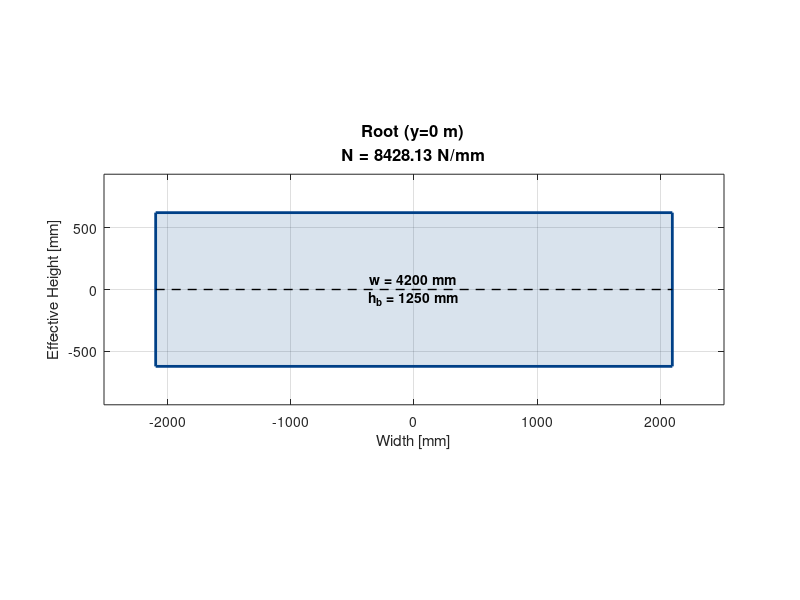
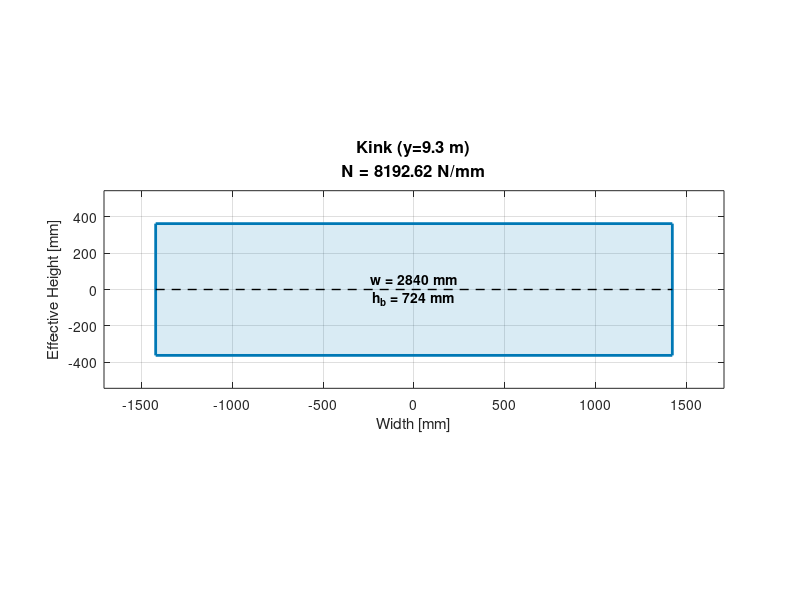
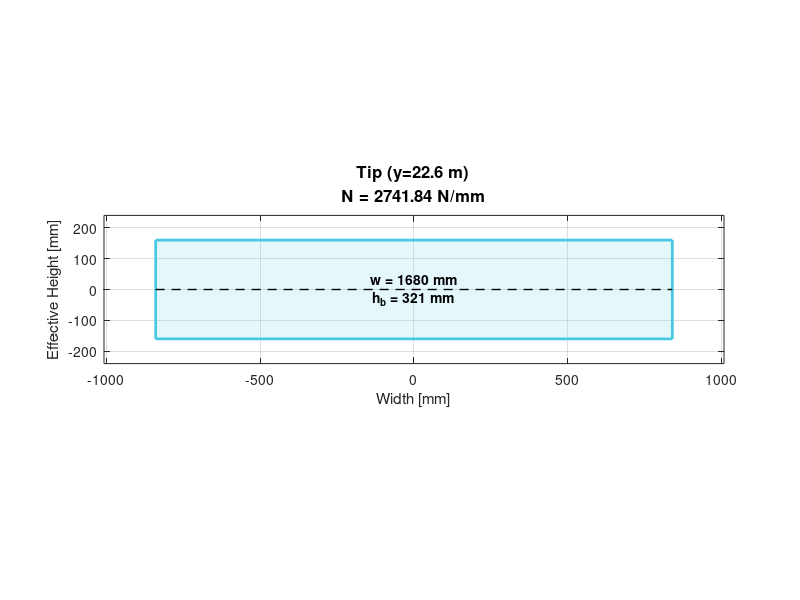

Here is the MATLAB script that generated these plots, in order: (Note: this script raises an error after producing the figures.)
%% PROJECT II — SIAS | AIRBUS A330-200
%  Group 8.-
%  Mario Barrantes Mellado (100471762)
%  Juan Carlos López González (100446013)
%  Gonzalo Moreno Martínez (100428612)
%  Alejandra Mei Sangrador Cano (100472588)
%  Víctor Trueba Tamayo (100450919)

clc; clear; close all;

%%%% comments in functions %%%
% The work was divided among the members of the group, 
% so all funcitons are commented with its purpose, inputs and outputs
% so that the rest of the group could easily understand them
% even if they hadn't been working on them.

%% TASK 1 %%

%%%  TASK 1-I - DATA FROM OPTIMAL WING BOX (Project I)
fprintf('==== TASK 1-I — PROJECT I DATA (A330-200) ====\n');
fprintf('_____________________________________________________\n');
% optimal spar configuration (Table 5 & Page 12, Project I Report)
FS = 0.25;   % Front spar (25% chord)
MS = 0.47;   % Mid spar (47% chord)
RS = 0.65;   % Rear spar (65% chord)
Total_mass_proj1 = 10370; % [kg] — Lightest configuration from Group 8
fprintf('Optimal spar configuration:\n');
fprintf('  Front Spar = %.2fc | Mid Spar = %.2fc | Rear Spar = %.2fc\n', FS, MS, RS);
fprintf('  Total Mass Project I = %.0f kg\n\n', Total_mass_proj1);
% spanwise positions of the sections
y_sec = [0, 9300, 22610];          % [mm] Root / Kink / Tip
% chord geometry at each section 
c_sec = [10500, 7100, 4200];       % [mm] Local chords
% airfoil and relative thickness (NACA 00XX series) 
tc_ratio = [0.14, 0.12, 0.09];     % t/c ratio from report
% maximum airfoil thickness: d = (t/c) * c 
d_sec = tc_ratio .* c_sec;         % [mm]
% wing box width: w = (RS - FS) * c 
% effective width for the upper panel calculation
w_sec = (RS - FS) .* c_sec;        % [mm] (0.4 * c)
% ACTUAL LOADS FROM PROJECT I (LoadsDiederich nz=2.5) 
% Based on Group 8 Bending Moment Diagram (Page 14 & MATLAB output)
M_sec = [4.423e10, 1.685e10, 0.148e10]; % [N·mm] - Corrected values
V_sec = [2.48e6,   1.15e6,   0.28e6];   % [N] - Corrected values
% summary Table Task 1-I
fprintf('%-25s %12s %12s %12s %6s\n', 'Parameter', 'Sec1 Root','Sec2 Kink','Sec3 Tip','Unit');
fprintf('%s\n', repmat('-',1,70));
fprintf('%-25s %12.0f %12.0f %12.0f %6s\n', 'y [mm]',         y_sec,   'mm');
fprintf('%-25s %12.0f %12.0f %12.0f %6s\n', 'Chord c [mm]',   c_sec,   'mm');
fprintf('%-25s %12.2f %12.2f %12.2f %6s\n', 't/c [-]',        tc_ratio, '-');
fprintf('%-25s %12.2f %12.2f %12.2f %6s\n', 'd (max thick) [mm]', d_sec,   'mm');
fprintf('%-25s %12.2f %12.2f %12.2f %6s\n', 'w (box width) [mm]',  w_sec,   'mm');
fprintf('%-25s %12.4e %12.4e %12.4e %6s\n', 'M(y) [N·mm]',    M_sec,   'N·mm');
fprintf('%-25s %12.4e %12.4e %12.4e %6s\n', 'V(y) [N]',       V_sec,   'N');
fprintf('\n');


%%%  TASK 1-II — RECTANGULAR WING BOX SIMPLIFICATION
fprintf('==== TASK 1-II — RECTANGULAR SIMPLIFICATION ====\n');
fprintf('_____________________________________________________\n');
% equivalent wing box height (h_b = 0.85 * d)
h_b = 0.85 .* d_sec;                % [mm]
% initial CG position (assume 0 for Task 1-II)
z_CG_0 = zeros(1,3);                
% effective wing box height (b_W = h_b - 2*z_CG)
b_W = h_b - 2 .* z_CG_0;           
% axial load per unit width: N = M / (w * b_W) [N/mm]
% this is the critical input for stringer/skin stability analysis
N_sec = M_sec ./ (w_sec .* b_W);   
% summary Table Task 1-II
fprintf('%-30s %12s %12s %12s %8s\n', 'Parameter','Sec1 Root','Sec2 Kink','Sec3 Tip','Unit');
fprintf('%s\n', repmat('-',1,78));
fprintf('%-30s %12.2f %12.2f %12.2f %8s\n', 'h_b = 0.85*d [mm]',          h_b,    'mm');
fprintf('%-30s %12.2f %12.2f %12.2f %8s\n', 'w (box width) [mm]',        w_sec,  'mm');
fprintf('%-30s %12.4f %12.4f %12.4f %8s\n', 'N = M/(w*b_W) [N/mm]',       N_sec,  'N/mm');
fprintf('\n');

%%% OUTPUT STRUCTURE 
% data package for the rest of the project
input_ProjectII.y_sec    = y_sec;
input_ProjectII.c_sec    = c_sec;
input_ProjectII.d_sec    = d_sec;
input_ProjectII.w_sec    = w_sec;
input_ProjectII.h_b      = h_b;
input_ProjectII.b_W      = b_W;
input_ProjectII.z_CG_0   = z_CG_0;
input_ProjectII.N_sec    = N_sec;
input_ProjectII.M_sec    = M_sec;
input_ProjectII.V_sec    = V_sec;
input_ProjectII.L_rib    = 720;     % [mm] A330 Rib Spacing reference
input_ProjectII.FS       = FS;
input_ProjectII.RS       = RS;
% material properties (Al 7075-T6 for upper panel)
input_ProjectII.mat.name  = 'Al 7075-T6';
input_ProjectII.mat.E     = 71700;   % [MPa]
input_ProjectII.mat.sigma_y = 503;   % [MPa]
input_ProjectII.mat.rho   = 2810;    % [kg/m^3]
input_ProjectII.mat.n_ro  = 18;      % Ramberg-Osgood coefficient
save('input_ProjectII.mat', 'input_ProjectII');


sec_names = {'Root (y=0 m)', 'Kink (y=9.3 m)', 'Tip (y=22.6 m)'};

colors = {[0, 0.25, 0.53], [0, 0.47, 0.71], [0.28, 0.79, 0.89]};
for i = 1:3
    figure('Name', ['Wing Box Geometry — ' sec_names{i}], 'NumberTitle', 'off');
    
    half_w = w_sec(i)/2;
    half_h = b_W(i)/2;
    
    % rectangular wingbox contour
    rect_x = [-half_w, half_w, half_w, -half_w, -half_w];
    rect_y = [-half_h, -half_h, half_h, half_h, -half_h];

    fill(rect_x, rect_y, colors{i}, 'FaceAlpha', 0.15, 'EdgeColor', colors{i}, 'LineWidth', 2);
    hold on;
    grid on;
    axis equal;
    
    plot([-half_w, half_w], [0, 0], '--k', 'LineWidth', 1);
    
    title_str = sprintf('%s\nN = %.2f N/mm', sec_names{i}, N_sec(i));
    title(title_str, 'FontSize', 12, 'FontWeight','bold');
    xlabel('Width [mm]'); ylabel('Effective Height [mm]');
    
    text(0, 0, sprintf('w = %.0f mm\nh_b = %.0f mm', w_sec(i), h_b(i)), 'HorizontalAlignment','center', 'VerticalAlignment','middle', 'FontWeight','bold');
    
    xlim([-half_w*1.2, half_w*1.2]);
    ylim([-half_h*1.5, half_h*1.5]);
end

%%% TASK 1-III — material selection and ramberg-osgood curves

% material properties
% ti-6al-4v range values: intermediate = mean of the two bounds
[mat] = materialproperties;

% add materials to input file
input_ProjectII.materials = mat;
save('input_ProjectII.mat', 'input_ProjectII');

% print material properties table
n_mat = numel(mat);
props   = {'sigma_tu','sigma_ty','sigma_cy','sigma_p','sigma07','n','E','nu','gamma'};
ulabels = {'MPa','MPa','MPa','MPa','MPa','-','MPa','-','kg/m3'};

fprintf('%-20s', 'property');
for m = 1:n_mat
    fprintf('%26s', mat(m).name);
end
fprintf('\n%s\n', repmat('-', 1, 20 + 26*n_mat));
for p = 1:numel(props)
    fprintf('%-20s', [props{p} ' [' ulabels{p} ']']);
    for m = 1:n_mat
        fprintf('%26.2f', mat(m).(props{p}));
    end
    fprintf('\n');
end
fprintf('\n');

% Ramberg-Osgood curves - updated sigma range to show more plastic strain
sigma_range = {linspace(1, 440, 600), ... % mat 1: al 2024-t3 bare
               linspace(1, 410, 600), ... % mat 2: al 2024-t3 clad
               linspace(1, 390, 600), ... % mat 3: al 2024-t3 extr
               linspace(1, 505, 600), ... % mat 4: al 7050-t7451
               linspace(1, 515, 600), ... % mat 5: al 2090-t83
               linspace(1, 535, 600), ... % mat 6: al 7075-t6 bare (main)
               linspace(1, 515, 600), ... % mat 7: al 7075-t6 clad
               linspace(1, 465, 600), ... % mat 8: al 7075-t73
               linspace(1, 950, 600), ... % mat 9: ti-6al-4v extr
               linspace(1, 960, 600)};    % mat 10: ti-6al-4v sheet

colors_ro = {[0.12 0.47 0.71], [0.20 0.63 0.17], [0.89 0.10 0.11], ...
             [1.00 0.50 0.05], [0.42 0.24 0.60], [0 0.25 0.53],    ...
             [0.65 0.81 0.89], [0.70 0.87 0.54], [0.95 0.63 0.13], ...
             [0.60 0.40 0.12]};

figure('Name', 'Ramberg-Osgood — stress vs strain', 'NumberTitle', 'off');
hold on; grid on;
for m = 1:n_mat
    sig = sigma_range{m};
    [~, ~, ~, ~, eps] = ramberg_osgood(sig, mat(m));
    
    % check if it is our chosen material (Material 6)
    if m == 6
        lw = 3.5;       % extra thick
        col = [0 0 0];  % pure black
    else
        lw = 1.2;       % thinner for the rest
        col = colors_ro{m};
    end
    
    plot(eps * 1e3, sig, 'Color', col, 'LineWidth', lw);
end
xlabel('strain \epsilon [x10^{-3}]');
ylabel('\sigma [MPa]');
title('Ramberg-Osgood stress-strain curves (Selected: Al 7075-T6 in Black)');
legend({mat.name}, 'Location', 'best', 'FontSize', 7);
xlim([0, 500]);

figure('Name', 'Plasticity correction factors', 'NumberTitle', 'off');
% subplot eta
subplot(1,2,1); hold on; grid on;
for m = 1:n_mat
    sig = sigma_range{m};
    [~, ~, eta, ~, ~] = ramberg_osgood(sig, mat(m));
    
    if m == 6
        lw = 3.5; col = [0 0 0];
    else
        lw = 1.2; col = colors_ro{m};
    end
    
    plot(sig, eta, 'Color', col, 'LineWidth', lw);
end
xlabel('\sigma [MPa]'); ylabel('\eta = E_s/E [-]');
title('plate buckling correction \eta');
legend({mat.name}, 'Location', 'southwest', 'FontSize', 7);
ylim([0 1.05]);

% subplot tau
subplot(1,2,2); hold on; grid on;
for m = 1:n_mat
    sig = sigma_range{m};
    [~, ~, ~, tau_bar, ~] = ramberg_osgood(sig, mat(m));
    
    if m == 6
        lw = 3.5; col = [0 0 0];
    else
        lw = 1.2; col = colors_ro{m};
    end
    
    plot(sig, tau_bar, 'Color', col, 'LineWidth', lw);
end
xlabel('\sigma [MPa]'); ylabel('\tau = sqrt(E_t*E_s)/E [-]');
title('column buckling correction tau');
legend({mat.name}, 'Location', 'southwest', 'FontSize', 7);
ylim([0 1.05]);

fprintf('The selected material for the upper panel is: %s\n', mat(6).name);

%%% Properties of Material 6 (Al 7075-T6 bare sheet)
% 1. Loads & Geometry [mm]-> [m]
M  = M_sec * 1e-3;                  % [N*mm] [N*m]
w  = w_sec * 1e-3;                  % [mm] a [m]
hb = h_b * 1e-3;                    % [mm] a [m]
L  = input_ProjectII.L_rib * 1e-3;  % [mm] a [m] (0.720 m)
str = {'Root', 'Kink', 'Tip'};      % Sections to be plotted

%%% Panels thicknesses
t_panels_R = [0.0200, 0.0230, 0.0210, 0.0240, 0.0220, 0.0200, 0.0230, 0.0210, 0.0250, 0.0220, 0.0210];
t_R = mean(t_panels_R);

t_panels_K = [0.0110, 0.0130, 0.0100, 0.0120, 0.0140, 0.0110, 0.0120, 0.0130, 0.0100, 0.0140, 0.0120];
t_K = mean(t_panels_K);

t_panels_075 = [0.0040, 0.0050, 0.0060, 0.0050, 0.0040, 0.0050, 0.0060, 0.0050, 0.0040, 0.0060, 0.0050];
t_075 = mean(t_panels_075);

t = [t_R, t_K, t_075]; % Final thickness vector in meters

%%% MATERIAL SELECTION
optmat = 6; % Al 7075-T6 bare sheet
[name, sigma_tu, sigma_ty, sigma_cy, sigma_p, sigma_07, n, E, E_c, nu, gamma] = chooseMaterial(mat, optmat);

%% TASK 2

%%% Z-Stringer
% Data
alpha = 0.9535; % Condition to maximize stress.
d2_h = 0.3;
K0 = 3.62; % Same for both stringers
tol = [0.1,0.1,0.1]; % Tolerance
L = 0.6; % [m] Rib spacing

% Tables
As_bt = 1.5;
ts_t = 0.95; % These two values are obtained from the graph of the alpha lines

% Computation
h_b = (As_bt)/(ts_t*(1+2*d2_h)); % h/b = 0.98 
ts = t*0.95;

[sigma_section, mass_section, b_section,N_section, ts_section, ZCG_section] = optimize_Z_panel(M, w, t, str, L, alpha, As_bt, ts_t, d2_h, tol, E, n, sigma_07, gamma, hb, h_b, K0);

%%% I-Stringers
% Data
alpha2 = 0.81;

% Table
As_bt2 = 1.5;
ts2_t = 2.3;

% Computation
h_b2 = (As_bt2)/ts2_t; %h_b2 = 0.6521
ts2 = 2.3*t;

% [sigma_section_I, mass_section_I, b_section_I, N_section_I, ts_section_I, ZCG_section_I] = optimize_I_panel(M, w, t, str, L, alpha2, As_bt, ts_t, tol, E, n, sigma_07, gamma, hb, h_b2,K0);
[sigma_section_I, mass_section_I, b_section_I, N_section_I, ts_section_I, ZCG_section_I] = optimize_I_panel(M, w, t, str, L, alpha2, As_bt2, ts2_t, tol, E, n, sigma_07, gamma, hb, h_b2,K0);


%%% TASK 2 RESULTS %%%

% Table for Z-Stringers
fprintf('\n----- Task 2: Z-Stringer Results -----\n');
fprintf('Section\t\tSigma_opt [MPa]\tMass [kg/m]\tb [mm]\tN [N/m]\tts [mm]\tZCG [mm]\n');
for i = 1:3
    fprintf('%s\t\t%.2f\t\t%.3f\t\t%.2f\t%.2f\t%.2f\t%.2f\n', ...
        str{i}, sigma_section(i)/1e6, mass_section(i), b_section(i)*1000, ...
        N_section(i), ts_section(i)*1000, ZCG_section(i)*1000);
end

% Table for I-Stringers
fprintf('\n----- Task 2: I-Stringer Results -----\n');
fprintf('Section\t\tSigma_opt [MPa]\tMass [kg/m]\tb [mm]\tN [N/m]\tts [mm]\tZCG [mm]\n');
for i = 1:3
    fprintf('%s\t\t%.2f\t\t%.3f\t\t%.2f\t%.2f\t%.2f\t%.2f\n', ...
        str{i}, sigma_section_I(i)/1e6, mass_section_I(i), b_section_I(i)*1000, ...
        N_section_I(i), ts_section_I(i)*1000, ZCG_section_I(i)*1000);
end

%% Task 3
b_fixed_Z = mean(b_section); 
b_fixed_I = mean(b_section_I);

[sigma_section_b_const, mass_section_b_const, b_section_b_const, N_section_b_const, ts_section_b_const, ZCG_section_b_const] = optimize_Z_panel_constant_b(M, w, t, str, L, b_fixed_Z, tol, E, n, sigma_07, gamma, hb, K0);

[sigma_section_I_b_const, mass_section_I_b_const, b_section_I_b_const, N_section_I_b_const, ts_section_I_b_const, ZCG_section_I_b_const] = optimize_I_panel_constant_b(M, w, t, str, L, b_fixed_I, tol, E, n, sigma_07, gamma, hb,K0);

% Task 3 Results
fprintf('\n----- Task 3: Z-Stringer Results (Constant b = %.1f m) -----\n', b_fixed_Z);
fprintf('Section\t\tSigma_opt [MPa]\tMass [kg/m]\tb [mm]\tN [N/m]\tts [mm]\tZCG [mm]\n');
for i = 1:3
    fprintf('%s\t\t%.2f\t\t%.3f\t\t%.2f\t%.2f\t%.2f\t%.2f\n', ...
        str{i}, sigma_section_b_const(i)/1e6, mass_section_b_const(i), b_section_b_const(i)*1000, ...
        N_section_b_const(i), ts_section_b_const(i)*1000, ZCG_section_b_const(i)*1000);
end

fprintf('\n----- Task 3: I-Stringer Results (Constant b = %.1f m) -----\n', b_fixed_I);
fprintf('Section\t\tSigma_opt [MPa]\tMass [kg/m]\tb [mm]\tN [N/m]\tts [mm]\tZCG [mm]\n');
for i = 1:3
    fprintf('%s\t\t%.2f\t\t%.3f\t\t%.2f\t%.2f\t%.2f\t%.2f\n', ...
        str{i}, sigma_section_I_b_const(i)/1e6, mass_section_I_b_const(i), b_section_I_b_const(i)*1000, ...
        N_section_I_b_const(i), ts_section_I_b_const(i)*1000, ZCG_section_I_b_const(i)*1000);
end

%% Task 4
% Axial loads per unit width (from Task 1)
N_unit = M ./ (w .* hb);

% Buckling & chart ratios
K0 = 3.62; % plate buckling coefficient
alpha = 0.9535; % stress amplification factor
d2_h = 0.3; % d/h for Z stringer 
L_rib = 0.6; % rib spacing [m]

% Z–stringer chart ratios (As/(b·t) and ts/t)
As_bt = 1.5;
ts_t = 0.95;
h_b = As_bt/(ts_t * (1 + 2*d2_h));

% I–stringer chart ratios
As_bt_i = 2.0;
ts_t_i = 1.5;
h_b_i = As_bt_i/ (ts_t_i* (1 + 2*d2_h));

% Section names for printing
sections = {'Root','Kink','Tip'};

% Material Sensitivity (root & tip only)
% We will reuse the same Z- and I-stringer sizing routines, but sweep four materials.

% Material definitions
materials = [6, 1, 5, 9]; 

sections_sens = [1, 3];  % only root (1) and tip (3)

% Preallocate results: columns = [Z_var, I_var, Z_const, I_const]
sensitvity_matrix = zeros(numel(materials), numel(sections_sens), 4);

% Loop over materials & the two sections
for m = 1:numel(materials)

    mat_sens = materials(m); % material properties

    materialNames{m} = mat(mat_sens).name; % material names
    % [materialNames, ~, ~, ~, ~, ~, ~, ~, ~, ~, ~] = chooseMaterial(mat, mat_sens);

    E_mat   = mat(mat_sens).E * 1e6; % [MPa] -> [Pa]
    rho_mat = mat(mat_sens).gamma; % [kg/m^3]

    for s = 1:numel(sections_sens)
        i = sections_sens(s);
        N0 = N_unit(i); % axial load/unit width (from Task 1)

        % Z-stringer w/ variable b
        KtotZ = K0 * k_Z_Instability_coeff(h_b, ts_t);
        bZ = sqrt(KtotZ) * ((N0*L_rib^3)/E_mat)^(1/4) / ((1+As_bt)*alpha^1.5);
        weight_Z_var = bZ * t(i) * (1+As_bt) * rho_mat;

        % I-stringer w/ variable b
        alpha2 = 0.81; % Efficiency parameter for I-stringers
        KtotI = K0 * k_I_Instability_coeff(h_b_i, ts_t_i);
        bI = sqrt(KtotI) * ((N0*L_rib^3)/E_mat)^(1/4) / ((1+As_bt_i)*alpha2^1.5);
        massI_var = bI * t(i) * (1+As_bt_i) * rho_mat;

        % Z-stringer w/ constant b
        massZ_c = b_fixed_Z * t(i) * (1+As_bt) * rho_mat;

        % I-stringer w/ constant b
        massI_c = b_fixed_I * t(i) * (1+As_bt_i) * rho_mat;

        sensitvity_matrix(m, s, :) = [weight_Z_var, massI_var, massZ_c, massI_c];
    end
end

% Table with solution for each material
fprintf('\n Task 4: Material Sensitivity \n');
for m = 1:numel(materials)
    fprintf('Material %i: %s\n', materials(m), materialNames{m});
    for s = 1:numel(sections_sens)
        sec  = sections_sens(s);
        vals = squeeze(sensitvity_matrix(m,s,:));
        fprintf(' Section %d (%s):  Z_var=%.3f kg, I_var=%.3f kg, Z_const=%.3f kg, I_const=%.3f kg\n', ...
            sec, sections{sec}, vals(1), vals(2), vals(3), vals(4));
    end
    fprintf('\n');
end

%% MATERIAL COMPARISON PLOTS

% Labels
material_labels = {'7075-T6', '2024-T3', '2090-T83', 'Ti-6Al-4V'};
config_labels = {'Z var-b', 'I var-b', 'Z const-b', 'I const-b'};

%% ROOT SECTION PLOT
root_data = squeeze(sensitvity_matrix(:,1,:));

figure('Name','Root Section Material Comparison','NumberTitle','off');

bar(root_data);

grid on;
ylabel('Weight W [kg]');
xlabel('Material');
title('Root Section — Weight vs Material');
xticks(1:length(material_labels));
xticklabels(material_labels);
legend(config_labels,'Location','northwest');

%% TIP SECTION PLOT
tip_data = squeeze(sensitvity_matrix(:,2,:));

figure('Name','Tip Section Material Comparison','NumberTitle','off');

bar(tip_data);

grid on;
ylabel('Weight W [kg]');
xlabel('Material');
title('Tip Section — Weight vs Material');
xticks(1:length(material_labels));
xticklabels(material_labels);
legend(config_labels,'Location','northwest');
